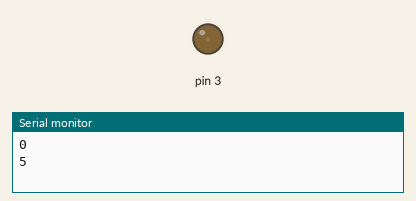
Recording of a sketch running on a simulated Arduino Uno, built with avr-gcc and run on an emulated ATmega328P. On the bench: output pins drawn as LEDs (lit = HIGH), the last lines printed to the serial monitor.

Above: at 0.05 s.
At 0.95 s:
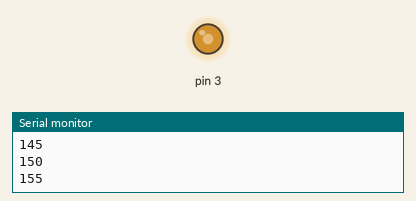
At 1.4 s:
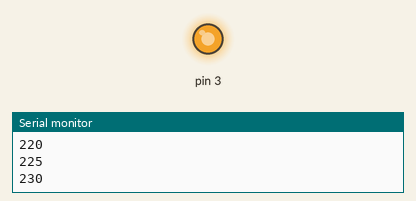
At 2.8 s:
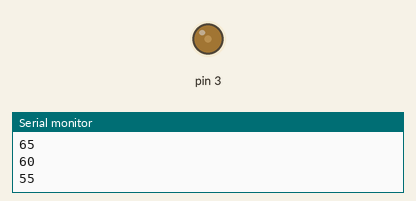
Timing chart, 0 to 7.2 s (numbered marks = the images above):
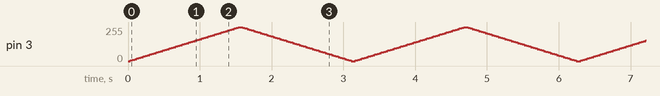

The sketch:

ch4_2_1_fading.ino
```cpp
void setup() {
  // put your setup code here, to run once:
  Serial.begin(9600);
  pinMode(3,OUTPUT);
}

void loop() {
  // put your main code here, to run repeatedly:
  for(int i = 0; i<=255 ;i+=5){
    Serial.println(i);
    analogWrite(3,i);
    delay(30);
    }
    for(int  i= 255;i>=0;i-=5){
      Serial.println(i);
      analogWrite(3,i);
      delay(30);
    }
}
```
